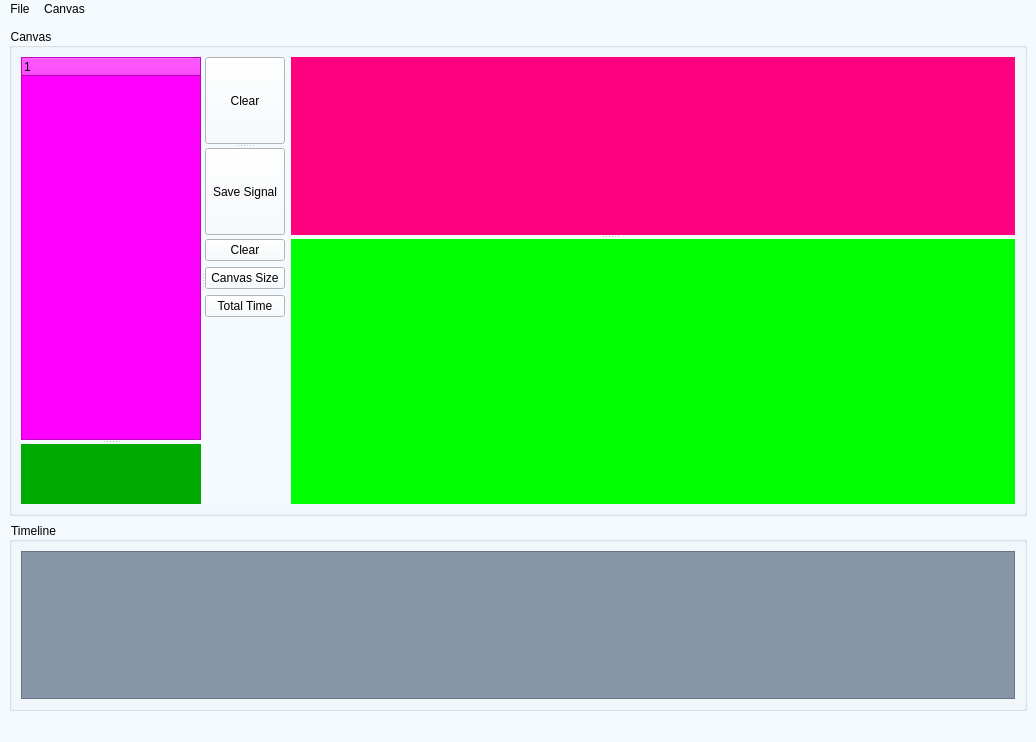
<?xml version="1.0" encoding="UTF-8"?>
<ui version="4.0">
 <class>MainWindow</class>
 <widget class="QMainWindow" name="MainWindow">
  <property name="geometry">
   <rect>
    <x>0</x>
    <y>0</y>
    <width>1036</width>
    <height>742</height>
   </rect>
  </property>
  <property name="windowTitle">
   <string>MainWindow</string>
  </property>
  <property name="styleSheet">
   <string notr="true">background-color: rgb(245, 250, 254);</string>
  </property>
  <widget class="QWidget" name="centralwidget">
   <layout class="QGridLayout" name="gridLayout_11">
    <item row="0" column="0">
     <layout class="QGridLayout" name="gridLayout_10">
      <item row="0" column="0">
       <widget class="QGroupBox" name="groupBox">
        <property name="title">
         <string>Canvas</string>
        </property>
        <layout class="QGridLayout" name="gridLayout_9">
         <item row="0" column="0">
          <widget class="QSplitter" name="splitter_6">
           <property name="orientation">
            <enum>Qt::Horizontal</enum>
           </property>
           <widget class="QSplitter" name="splitter_4">
            <property name="orientation">
             <enum>Qt::Vertical</enum>
            </property>
            <widget class="QTreeWidget" name="treeWidget">
             <property name="sizePolicy">
              <sizepolicy hsizetype="MinimumExpanding" vsizetype="Minimum">
               <horstretch>0</horstretch>
               <verstretch>0</verstretch>
              </sizepolicy>
             </property>
             <property name="minimumSize">
              <size>
               <width>100</width>
               <height>0</height>
              </size>
             </property>
             <property name="maximumSize">
              <size>
               <width>180</width>
               <height>16777215</height>
              </size>
             </property>
             <property name="styleSheet">
              <string notr="true">background-color: rgb(255, 0, 255);</string>
             </property>
             <column>
              <property name="text">
               <string notr="true">1</string>
              </property>
             </column>
            </widget>
            <widget class="QWidget" name="widget_3" native="true">
             <property name="styleSheet">
              <string notr="true">background-color: rgb(0, 170, 0);</string>
             </property>
            </widget>
           </widget>
           <widget class="QSplitter" name="splitter_2">
            <property name="orientation">
             <enum>Qt::Vertical</enum>
            </property>
            <widget class="QWidget" name="layoutWidget">
             <layout class="QGridLayout" name="gridLayout_6">
              <item row="0" column="0">
               <widget class="QSplitter" name="splitter_5">
                <property name="enabled">
                 <bool>true</bool>
                </property>
                <property name="mouseTracking">
                 <bool>false</bool>
                </property>
                <property name="orientation">
                 <enum>Qt::Vertical</enum>
                </property>
                <property name="opaqueResize">
                 <bool>true</bool>
                </property>
                <property name="childrenCollapsible">
                 <bool>true</bool>
                </property>
                <widget class="QSplitter" name="splitter">
                 <property name="orientation">
                  <enum>Qt::Vertical</enum>
                 </property>
                 <widget class="QPushButton" name="pushButton">
                  <property name="text">
                   <string>Clear</string>
                  </property>
                 </widget>
                 <widget class="QPushButton" name="pushButton_2">
                  <property name="text">
                   <string>Save Signal</string>
                  </property>
                 </widget>
                </widget>
               </widget>
              </item>
              <item row="0" column="1">
               <layout class="QGridLayout" name="gridLayout">
                <item row="1" column="0">
                 <spacer name="horizontalSpacer_6">
                  <property name="orientation">
                   <enum>Qt::Horizontal</enum>
                  </property>
                  <property name="sizeHint" stdset="0">
                   <size>
                    <width>648</width>
                    <height>0</height>
                   </size>
                  </property>
                 </spacer>
                </item>
                <item row="0" column="1">
                 <spacer name="verticalSpacer">
                  <property name="orientation">
                   <enum>Qt::Vertical</enum>
                  </property>
                  <property name="sizeHint" stdset="0">
                   <size>
                    <width>0</width>
                    <height>58</height>
                   </size>
                  </property>
                 </spacer>
                </item>
                <item row="0" column="0">
                 <widget class="QWidget" name="widget" native="true">
                  <property name="sizePolicy">
                   <sizepolicy hsizetype="Minimum" vsizetype="Minimum">
                    <horstretch>0</horstretch>
                    <verstretch>0</verstretch>
                   </sizepolicy>
                  </property>
                  <property name="minimumSize">
                   <size>
                    <width>0</width>
                    <height>150</height>
                   </size>
                  </property>
                  <property name="styleSheet">
                   <string notr="true">background-color: rgb(255, 0, 127);</string>
                  </property>
                 </widget>
                </item>
               </layout>
              </item>
             </layout>
            </widget>
            <widget class="QWidget" name="layoutWidget">
             <layout class="QGridLayout" name="gridLayout_8">
              <item row="0" column="0">
               <layout class="QGridLayout" name="gridLayout_7">
                <item row="1" column="0">
                 <widget class="QPushButton" name="pushButton_4">
                  <property name="text">
                   <string>Canvas Size</string>
                  </property>
                 </widget>
                </item>
                <item row="4" column="0">
                 <spacer name="verticalSpacer_7">
                  <property name="orientation">
                   <enum>Qt::Vertical</enum>
                  </property>
                  <property name="sizeHint" stdset="0">
                   <size>
                    <width>20</width>
                    <height>78</height>
                   </size>
                  </property>
                 </spacer>
                </item>
                <item row="0" column="0">
                 <widget class="QPushButton" name="pushButton_3">
                  <property name="text">
                   <string>Clear</string>
                  </property>
                 </widget>
                </item>
                <item row="2" column="0">
                 <widget class="QPushButton" name="pushButton_5">
                  <property name="text">
                   <string>Total Time</string>
                  </property>
                 </widget>
                </item>
               </layout>
              </item>
              <item row="0" column="1">
               <layout class="QGridLayout" name="gridLayout_5">
                <item row="0" column="0">
                 <widget class="QWidget" name="widget_2" native="true">
                  <property name="sizePolicy">
                   <sizepolicy hsizetype="Preferred" vsizetype="Preferred">
                    <horstretch>0</horstretch>
                    <verstretch>0</verstretch>
                   </sizepolicy>
                  </property>
                  <property name="minimumSize">
                   <size>
                    <width>0</width>
                    <height>100</height>
                   </size>
                  </property>
                  <property name="styleSheet">
                   <string notr="true">background-color: rgb(0, 255, 0);</string>
                  </property>
                 </widget>
                </item>
                <item row="0" column="1">
                 <spacer name="verticalSpacer_3">
                  <property name="orientation">
                   <enum>Qt::Vertical</enum>
                  </property>
                  <property name="sizeHint" stdset="0">
                   <size>
                    <width>0</width>
                    <height>224</height>
                   </size>
                  </property>
                 </spacer>
                </item>
                <item row="1" column="0">
                 <spacer name="horizontalSpacer">
                  <property name="orientation">
                   <enum>Qt::Horizontal</enum>
                  </property>
                  <property name="sizeHint" stdset="0">
                   <size>
                    <width>808</width>
                    <height>0</height>
                   </size>
                  </property>
                 </spacer>
                </item>
               </layout>
              </item>
             </layout>
            </widget>
           </widget>
          </widget>
         </item>
        </layout>
       </widget>
      </item>
      <item row="0" column="1">
       <spacer name="verticalSpacer_2">
        <property name="orientation">
         <enum>Qt::Vertical</enum>
        </property>
        <property name="sizeHint" stdset="0">
         <size>
          <width>0</width>
          <height>408</height>
         </size>
        </property>
       </spacer>
      </item>
      <item row="1" column="0">
       <spacer name="horizontalSpacer_2">
        <property name="orientation">
         <enum>Qt::Horizontal</enum>
        </property>
        <property name="sizeHint" stdset="0">
         <size>
          <width>958</width>
          <height>0</height>
         </size>
        </property>
       </spacer>
      </item>
     </layout>
    </item>
    <item row="1" column="0">
     <widget class="QSplitter" name="splitter_3">
      <property name="orientation">
       <enum>Qt::Horizontal</enum>
      </property>
      <widget class="QWidget" name="layoutWidget">
       <layout class="QGridLayout" name="gridLayout_3">
        <item row="0" column="1">
         <spacer name="verticalSpacer_5">
          <property name="orientation">
           <enum>Qt::Vertical</enum>
          </property>
          <property name="sizeHint" stdset="0">
           <size>
            <width>0</width>
            <height>188</height>
           </size>
          </property>
         </spacer>
        </item>
        <item row="1" column="0">
         <spacer name="horizontalSpacer_3">
          <property name="orientation">
           <enum>Qt::Horizontal</enum>
          </property>
          <property name="sizeHint" stdset="0">
           <size>
            <width>822</width>
            <height>0</height>
           </size>
          </property>
         </spacer>
        </item>
        <item row="0" column="0">
         <widget class="QGroupBox" name="groupBox_2">
          <property name="styleSheet">
           <string notr="true"/>
          </property>
          <property name="title">
           <string>Timeline</string>
          </property>
          <layout class="QGridLayout" name="gridLayout_4">
           <item row="0" column="0">
            <layout class="QGridLayout" name="gridLayout_2">
             <item row="0" column="1">
              <spacer name="verticalSpacer_4">
               <property name="orientation">
                <enum>Qt::Vertical</enum>
               </property>
               <property name="sizeHint" stdset="0">
                <size>
                 <width>0</width>
                 <height>148</height>
                </size>
               </property>
              </spacer>
             </item>
             <item row="1" column="0">
              <spacer name="horizontalSpacer_4">
               <property name="orientation">
                <enum>Qt::Horizontal</enum>
               </property>
               <property name="sizeHint" stdset="0">
                <size>
                 <width>758</width>
                 <height>0</height>
                </size>
               </property>
              </spacer>
             </item>
             <item row="0" column="0">
              <widget class="QScrollArea" name="scrollArea">
               <property name="styleSheet">
                <string notr="true">background-color: rgb(134,150,167);</string>
               </property>
               <property name="widgetResizable">
                <bool>true</bool>
               </property>
               <widget class="QWidget" name="scrollAreaWidgetContents">
                <property name="geometry">
                 <rect>
                  <x>0</x>
                  <y>0</y>
                  <width>980</width>
                  <height>146</height>
                 </rect>
                </property>
               </widget>
              </widget>
             </item>
            </layout>
           </item>
          </layout>
         </widget>
        </item>
       </layout>
      </widget>
     </widget>
    </item>
   </layout>
  </widget>
  <widget class="QMenuBar" name="menubar">
   <property name="geometry">
    <rect>
     <x>0</x>
     <y>0</y>
     <width>1036</width>
     <height>22</height>
    </rect>
   </property>
   <widget class="QMenu" name="menuMenu">
    <property name="title">
     <string>File</string>
    </property>
    <addaction name="actionStart_New_Design"/>
    <addaction name="actionSave_New_Design"/>
    <addaction name="actionImport_Waveform"/>
   </widget>
   <widget class="QMenu" name="menuCanvas">
    <property name="title">
     <string>Canvas</string>
    </property>
    <addaction name="actionCreate_New_Chain"/>
   </widget>
   <addaction name="menuMenu"/>
   <addaction name="menuCanvas"/>
  </widget>
  <widget class="QStatusBar" name="statusbar"/>
  <action name="actionStart_New_Design">
   <property name="text">
    <string>Load Design</string>
   </property>
  </action>
  <action name="actionSave_New_Design">
   <property name="text">
    <string>Save As...</string>
   </property>
  </action>
  <action name="actionImport_Waveform">
   <property name="text">
    <string>Import Waveform</string>
   </property>
  </action>
  <action name="actionCreate_New_Chain">
   <property name="text">
    <string>Create New Chain</string>
   </property>
  </action>
  <action name="actionAdd_One_Unit">
   <property name="text">
    <string>Add One Unit</string>
   </property>
  </action>
 </widget>
 <resources/>
 <connections/>
</ui>
